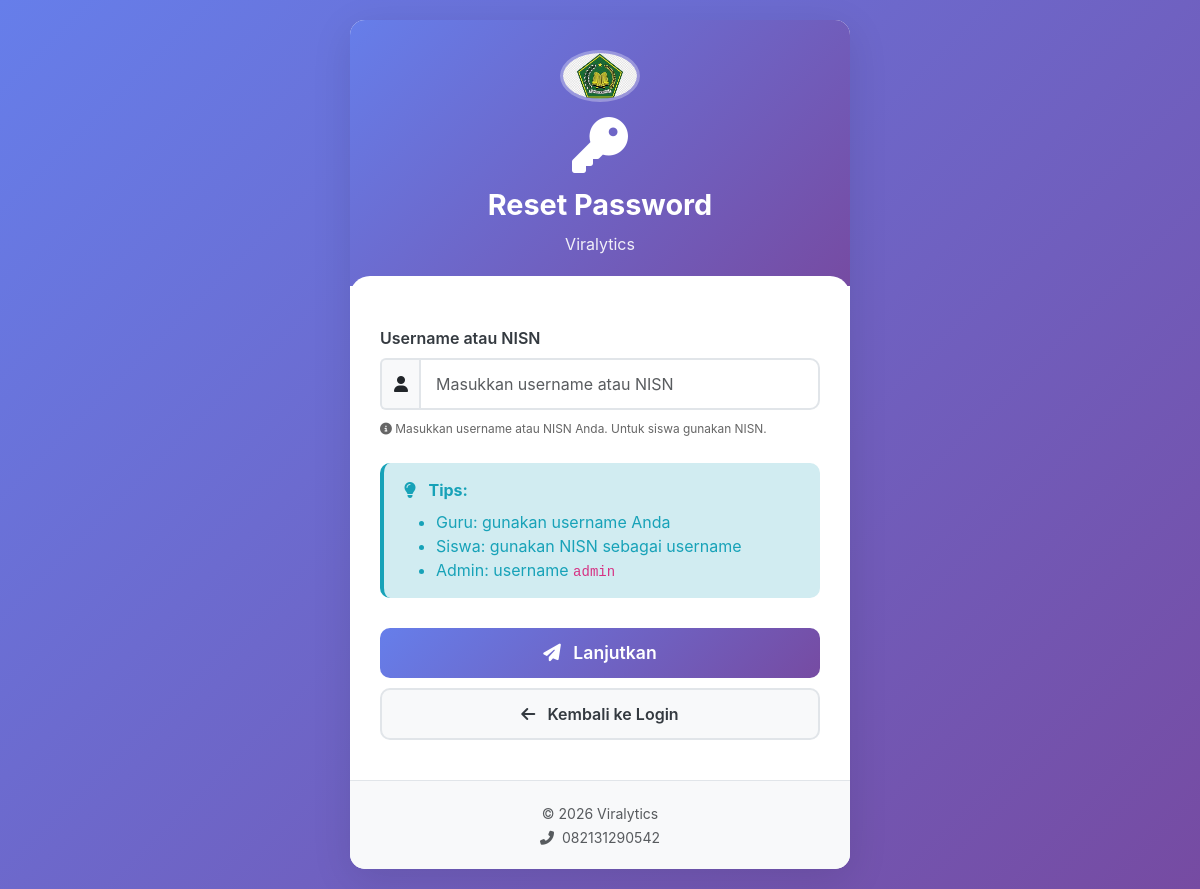
Page /reset_password.php on the committed database.
### tables this page shows
CREATE TABLE `profil_sekolah` (
  `id` int(11) NOT NULL,
  `nama_sekolah` varchar(200) NOT NULL,
  `npsn` varchar(20) DEFAULT NULL,
  `alamat` text,
  `telepon` varchar(20) DEFAULT NULL,
  `email` varchar(100) DEFAULT NULL,
  `website` varchar(100) DEFAULT NULL,
  `kepala_sekolah` varchar(100) DEFAULT NULL,
  `nip_kepala` varchar(20) DEFAULT NULL,
  `logo` varchar(255) DEFAULT 'assets/images/logo.png',
  `visi` text,
  `misi` text,
  `created_at` timestamp NULL DEFAULT CURRENT_TIMESTAMP,
  `updated_at` timestamp NULL DEFAULT CURRENT_TIMESTAMP ON UPDATE CURRENT_TIMESTAMP
);

### config.php (called while the page is built, shortened)
<?php
$host = 'localhost';
$username = 'root';
$password = '';
$database = 'ujianonline';
try {
    $pdo = new PDO("mysql:host=$host;dbname=$database;charset=latin1", $username, $password);
    $pdo->setAttribute(PDO::ATTR_ERRMODE, PDO::ERRMODE_EXCEPTION);
    $pdo->setAttribute(PDO::ATTR_DEFAULT_FETCH_MODE, PDO::FETCH_ASSOC);
    $pdo->exec("SET NAMES latin1 COLLATE latin1_swedish_ci");
    $pdo->exec("SET time_zone = '+07:00'");
    $pdo->exec("SET @@session.time_zone = '+07:00'");
} catch(PDOException $e) {
    error_log("[" . date('Y-m-d H:i:s') . "] Database connection failed: " . $e->getMessage());
    die("<!DOCTYPE html>
        <html>
        <head>
            <title>System Maintenance</title>
            <style>
                body { font-family: Arial, sans-serif; text-align: center; padding: 50px; }
                .error-box {
                    background: #f8d7da;
                    border: 1px solid #f5c6cb;
                    padding: 20px;
                    border-radius: 5px;
                    max-width: 500px;
                    margin: 0 auto;
                }
            </style>
        </head>
        <body>
            <div class='error-box'>
                <h2>⚠️ System Sedang Dalam Perbaikan</h2>
                <p>Mohon maaf, sistem ujian online sedang mengalami perbaikan.</p>
                <p>Silakan coba lagi dalam beberapa saat.</p>
                <p><small>Error: Database connection error</small></p>
            </div>
        </body>
        </html>");
}
function getProfilSekolah() {
    global $pdo;
    try {
        $stmt = $pdo->prepare("SELECT * FROM profil_sekolah ORDER BY id DESC LIMIT 1");
        $stmt->execute();
        $profil = $stmt->fetch();
        return $profil;
    } catch (PDOException $e) {
        logWaktu("Error get profil sekolah", ['error' => $e->getMessage()]);
        return [];
    }
}
?>

### reset_password.php (the view, shortened to what this page needs)
<?php
if (file_exists('config.php')) {
    require_once 'config.php';
} else {
    die("File config.php tidak ditemukan!");
}
$profil_sekolah = getProfilSekolah();
$step = isset($_GET['step']) ? $_GET['step'] : 'request';
$error = '';
?>
<!DOCTYPE html>
<html lang="id">
<head>
    <link href="https://cdn.jsdelivr.net/npm/bootstrap@5.3.0/dist/css/bootstrap.min.css" rel="stylesheet">
    <link rel="stylesheet" href="https://cdnjs.cloudflare.com/ajax/libs/font-awesome/6.4.0/css/all.min.css">
</head>
<body>
    <div class="reset-container">
        <div class="reset-card">
            <div class="reset-header">
                <?php if (!empty($profil_sekolah['logo']) && file_exists($profil_sekolah['logo'])): ?>
                    <img src="<?php echo htmlspecialchars($profil_sekolah['logo']); ?>"
                         alt="Logo <?php echo htmlspecialchars($profil_sekolah['nama_sekolah']); ?>"
                         class="school-logo">
                <?php endif; ?>
                <i class="fas fa-key reset-icon"></i>
                <h1 class="reset-title">Reset Password</h1>
                <div class="reset-subtitle">
                    <?php echo htmlspecialchars($profil_sekolah['nama_sekolah'] ?? 'Sistem Ujian Online'); ?>
                </div>
            </div>
            <div class="reset-body">
                <?php if ($step == 'request'): ?>
                    <form method="POST" id="requestForm">
                        <div class="mb-4">
                            <label class="form-label">Username atau NISN</label>
                            <div class="input-group">
                                <span class="input-group-text">
                                    <i class="fas fa-user"></i>
                                </span>
                                <input type="text"
                                       class="form-control <?php echo $error && empty($username) ? 'is-invalid' : ''; ?>"
                                       name="username"
                                       placeholder="Masukkan username atau NISN"
                                       required
                                       autofocus
                                       value="<?php echo isset($_POST['username']) ? htmlspecialchars($_POST['username']) : ''; ?>">
                            </div>
                            <div class="password-requirements mt-2">
                                <small>
                                    <i class="fas fa-info-circle"></i>
                                    Masukkan username atau NISN Anda. Untuk siswa gunakan NISN.
                                </small>
                            </div>
                        </div>
                        <div class="alert alert-info">
                            <i class="fas fa-lightbulb me-2"></i>
                            <strong>Tips:</strong>
                            <ul class="mb-0 mt-2">
                                <li>Guru: gunakan username Anda</li>
                                <li>Siswa: gunakan NISN sebagai username</li>
                                <li>Admin: username <code>admin</code></li>
                            </ul>
                        </div>
                        <button type="submit" class="btn-reset" id="requestButton">
                            <i class="fas fa-paper-plane me-2"></i> Lanjutkan
                        </button>
                        <a href="login.php" class="btn-back">
                            <i class="fas fa-arrow-left me-2"></i> Kembali ke Login
                        </a>
                    </form>
                <?php endif; ?>
            </div>
            <div class="reset-footer">
                <small class="text-muted">
                    &copy; <?php echo date('Y'); ?> <?php echo htmlspecialchars($profil_sekolah['nama_sekolah'] ?? 'Sistem Ujian Online'); ?><br>
                    <i class="fas fa-phone-alt me-1"></i> <?php echo htmlspecialchars($profil_sekolah['telepon'] ?? 'Hubungi Administrator'); ?>
                </small>
            </div>
        </div>
    </div>
</body>
</html>

### rows in the picture
profil_sekolah: logo (picture), nama_sekolah "Viralytics", telepon "082131290542"
